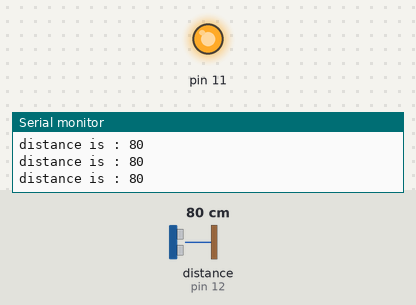
This sketch was run on a simulated Arduino Uno, built with avr-gcc and run on an emulated ATmega328P. Parts: output pins drawn as LEDs (lit = HIGH), the last lines printed to the serial monitor. Wiring (inferred from the names in the program): ultrasonic range finder: trigger pin 13; echo pin 12. The test bench sets the inputs (shaded band); at power-on: distance to the obstacle (sensor on pin 12) 80 cm. The echo pulse lasts 58.3 µs per cm; pins used as bus, display or sensor lines are not drawn.

Above: at 1.3 s.
1.4 s: distance to the obstacle (sensor on pin 12) set to 7 cm
2.9 s: distance to the obstacle (sensor on pin 12) set to 4 cm
At 4.2 s:
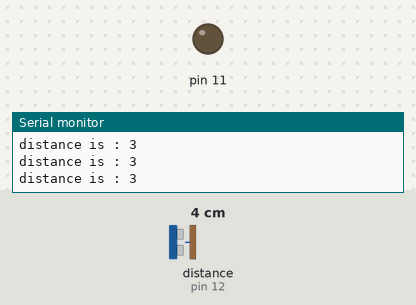
4.5 s: distance to the obstacle (sensor on pin 12) set to 9 cm
At 5.6 s:
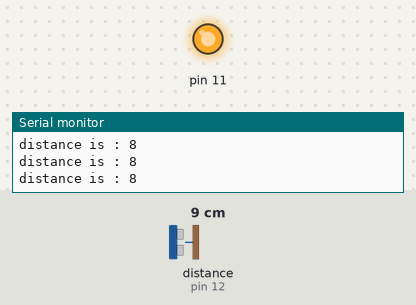
6.0 s: distance to the obstacle (sensor on pin 12) set to 2 cm
At 6.9 s:
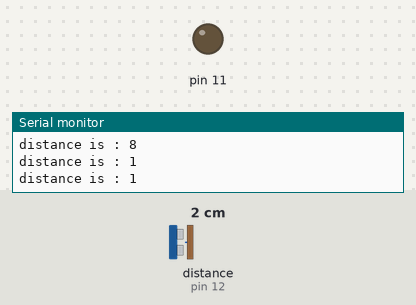
Timing chart, 0 to 8.5 s (numbered marks = the images above; inputs shaded):
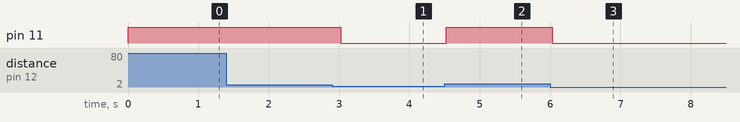

Measured:
- the behaviour switches between 6 and 5 cm on distance to the obstacle (sensor on pin 12) (found by bisection; images 0 and 1)
- after the input at 2.9 s, pin 11: HIGH → LOW after 0.12 s
- after the input at 4.5 s, pin 11: LOW → HIGH at once
- after the input at 6.0 s, pin 11: HIGH → LOW at once

The sketch:

test_ultrasonic.ino
```cpp
#define trig 13
#define echo 12
#define rele 11


void setup() {
  // put your setup code here, to run once:
  pinMode(13,OUTPUT);
  pinMode(12,INPUT);
  pinMode(11,OUTPUT);
  Serial.begin(9600);
}

void loop() {
  // put your main code here, to run repeatedly:

  digitalWrite(trig,LOW);//baraye moghavaemat full up amadim sefresh kardim
  delayMicroseconds(2);//2 micro saniye ye vaghfe bendaz
  digitalWrite(trig,HIGH);// bia trig
  delayMicroseconds(10);// micro sanite
  digitalWrite(trig,LOW);//bad az 10 saniye miam khamoshesh mikonanimm va miam meghdaresho chaeck mikonim
  const unsigned long duration = pulseIn(echo,HIGH);// miam meghdare echo ro roshan mikonim  va ba tabe pulsein meghdaresho mikhonim
  int distance= duration/29/2;//29 bekhatere sorat sote va 2 ham bareye nesf kardan zaman rafto bargasht
  Serial.println("distance is : " + String(distance));//namayesh meghdare
    if (distance < 5 ){
      digitalWrite(11,LOW);
}else{

  digitalWrite(11,HIGH );
}
  delay(500); //mili saniye
}
```
